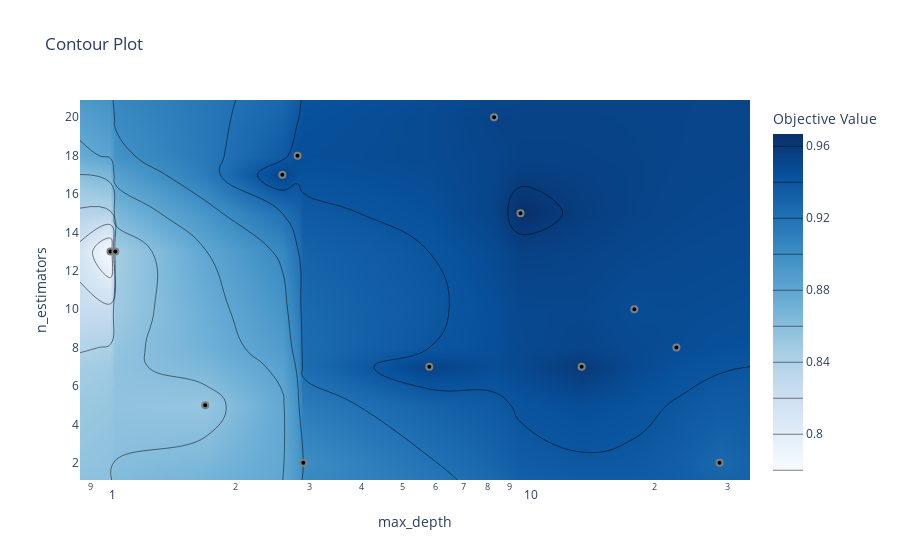

The notebook cell this image was saved under:
### Markdown cell above
Plotting the accuracy surface for the hyperparameters involved in the random forest model.

### Code cell
optuna.visualization.plot_contour(study, params=["n_estimators", "max_depth"])

### Figure 1 — Plotly figure (JSON) as saved in the notebook; plotly's stock layout.template omitted (floating-point values rounded to 4 significant figures; data arrays with more than 128 entries replaced by an {"elided": "..."} marker saying what was removed)
{"data": [{"colorbar": {"title": {"text": "Objective Value"}}, "colorscale": [[0, "rgb(247,251,255)"], [0.125, "rgb(222,235,247)"], [0.25, "rgb(198,219,239)"], [0.375, "rgb(158,202,225)"], [0.5, "rgb(107,174,214)"], [0.625, "rgb(66,146,198)"], [0.75, "rgb(33,113,181)"], [0.875, "rgb(8,81,156)"], [1, "rgb(8,48,107)"]], "connectgaps": true, "contours": {"coloring": "heatmap"}, "hoverinfo": "none", "line": {"smoothing": 1.3}, "reversescale": false, "type": "contour", "x": [0.849, 1.004, 1.031, 1.691, 2.585, 2.81, 2.901, 5.803, 8.288, 9.586, 13.42, 17.93, 22.6, 28.66, 33.89], "y": [1.1, 2, 5, 7, 8, 10, 13, 15, 17, 18, 20, 20.9], "z": {"elided": "12x15 float values"}}, {"marker": {"color": "black", "line": {"color": "Gray", "width": 2}}, "mode": "markers", "name": "Feasible Trial", "showlegend": false, "type": "scatter", "x": [2.81, 2.901, 2.585, 13.42, 22.6, 1.004, 8.288, 28.66, 1.031, 5.803, 17.93, 9.586, 1.691], "y": [18, 2, 17, 7, 8, 13, 20, 2, 13, 7, 10, 15, 5]}, {"marker": {"color": "#cccccc", "line": {"color": "Gray", "width": 2}}, "mode": "markers", "name": "Infeasible Trial", "showlegend": false, "type": "scatter", "x": [], "y": []}], "layout": {"title": {"text": "Contour Plot"}, "xaxis": {"range": [-0.07108, 1.53], "title": {"text": "max_depth"}, "type": "log"}, "yaxis": {"range": [1.1, 20.9], "title": {"text": "n_estimators"}}}}
